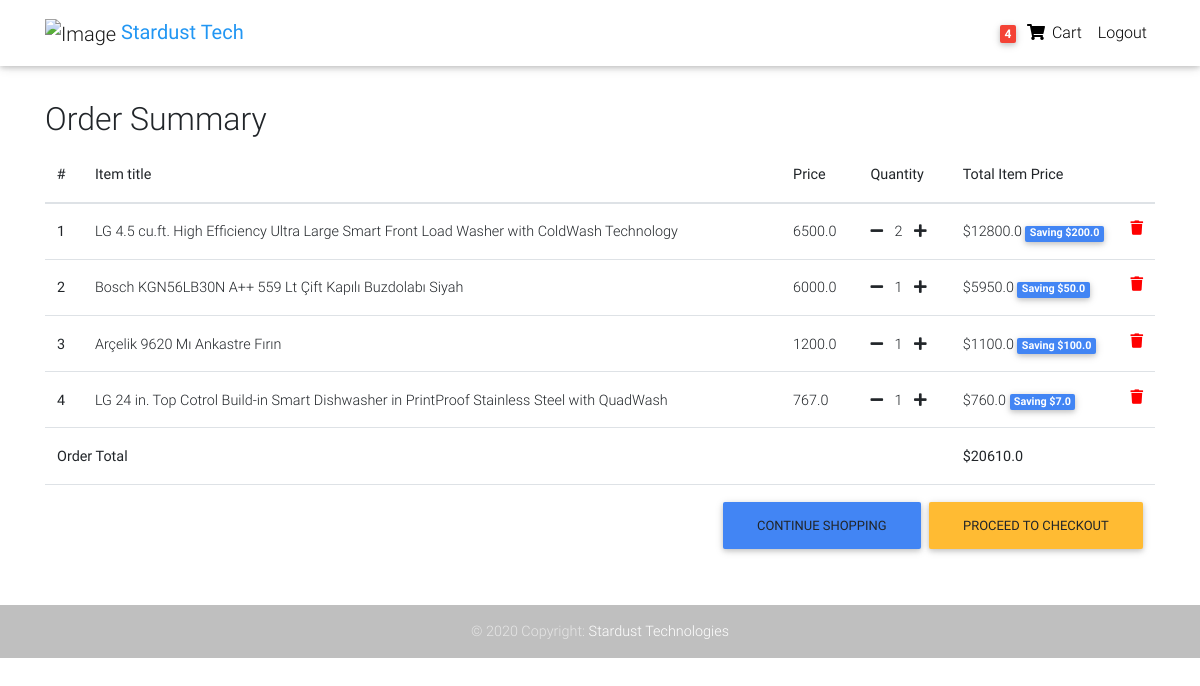
Page /order-summary/ (signed in) on the committed database.
### core/models.py (models this page shows, shortened)
class Order(models.Model):
    user = models.ForeignKey(settings.AUTH_USER_MODEL,
                             on_delete=models.CASCADE)
    ref_code = models.CharField(max_length=20, blank=True, null=True)
    items = models.ManyToManyField(OrderItem)
    start_date = models.DateTimeField(auto_now_add=True)
    ordered_date = models.DateTimeField()
    ordered = models.BooleanField(default=False)
    shipping_address = models.ForeignKey(
        'Address', related_name='shipping_address', on_delete=models.SET_NULL, blank=True, null=True)
    billing_address = models.ForeignKey(
        'Address', related_name='billing_address', on_delete=models.SET_NULL, blank=True, null=True)
    payment = models.ForeignKey(
        'Payment', on_delete=models.SET_NULL, blank=True, null=True)
    coupon = models.ForeignKey(
        'Coupon', on_delete=models.SET_NULL, blank=True, null=True)
    being_delivered = models.BooleanField(default=False)
    received = models.BooleanField(default=False)
    refund_requested = models.BooleanField(default=False)
    refund_granted = models.BooleanField(default=False)
    '''
    1. Item added to cart
    2. Adding a billing address
    (Failed checkout)
    3. Payment
    (Preprocessing, processing, packaging etc.)
    4. Being delivered
    5. Received
    6. Refunds
    '''
    def get_total(self):
        total = 0
        for order_item in self.items.all():
            total += order_item.get_final_price()
        if self.coupon:
            total -= self.coupon.amount
        return total

class OrderItem(models.Model):
    user = models.ForeignKey(settings.AUTH_USER_MODEL,
                             on_delete=models.CASCADE)
    ordered = models.BooleanField(default=False)
    item = models.ForeignKey(Item, on_delete=models.CASCADE)
    quantity = models.IntegerField(default=1)
    def get_total_item_price(self):
        return self.quantity * self.item.price
    def get_total_discount_item_price(self):
        return self.quantity * self.item.discount_price
    def get_amount_saved(self):
        return self.get_total_item_price() - self.get_total_discount_item_price()
    def get_final_price(self):
        if self.item.discount_price:
            return self.get_total_discount_item_price()
        return self.get_total_item_price()

class Item(models.Model):
    title = models.CharField(max_length=100)
    price = models.FloatField()
    discount_price = models.FloatField(blank=True, null=True)
    category = models.CharField(choices=CATEGORY_CHOICES, max_length=2)
    label = models.CharField(choices=LABEL_CHOICES, max_length=1)
    slug = models.SlugField()
    description = models.TextField()
    image = models.ImageField()
    additional_information = models.TextField()

### core/views.py (the view)
# urls.py: path('order-summary/', OrderSummaryView.as_view(), name='order-summary'),
class OrderSummaryView(LoginRequiredMixin, View):
    def get(self, *args, **kwargs):
        try:
            order = Order.objects.get(user=self.request.user, ordered=False)
            context = {
                'object': order
            }
            return render(self.request, 'order_summary.html', context)
        except ObjectDoesNotExist:
            messages.warning(self.request, "You do not have an active order")
            return redirect("/")

### core/templatetags/cart_template_tags.py (called while the page is built)
@register.filter
def cart_item_count(user):
    if user.is_authenticated:
        qs = Order.objects.filter(user=user, ordered=False)
        if qs.exists():
            return qs[0].items.count()
    return 0

### templates/order_summary.html (shortened to what this page needs)
{% extends "base.html" %}
{% block content %}
  <main>
    <div class="container">
    <div class="table-responsive text-nowrap">
    <h2>Order Summary</h2>
    <table class="table">
        <thead>
        <tr>
            <th scope="col">#</th>
            <th scope="col">Item title</th>
            <th scope="col">Price</th>
            <th scope="col">Quantity</th>
            <th scope="col">Total Item Price</th>
        </tr>
        </thead>
        <tbody>
        {% for order_item in object.items.all %}
        <tr>
            <th scope="row">{{ forloop.counter }}</th>
            <td>{{ order_item.item.title }}</td>
            <td>{{ order_item.item.price }}</td>
            <td>
                <a  href="{% url 'core:remove-single-item-from-cart' order_item.item.slug %}"><i class="needConf fas fa-minus mr-2"></i></a>
                {{ order_item.quantity }}
                <a href="{% url 'core:add-to-cart' order_item.item.slug %}"><i class="fas fa-plus ml-2"></i></a>
            </td>
            <td>
            {% if order_item.item.discount_price %}
                ${{ order_item.get_total_discount_item_price }}
                <span class="badge badge-primary">Saving ${{ order_item.get_amount_saved }}</span>
            {% else %}
                ${{ order_item.get_total_item_price }}
            {% endif %}
            <a style='color: red;' href="{% url 'core:remove-from-cart' order_item.item.slug %}">
                <i class="needConf fas fa-trash float-right"></i>
            </a>
            </td>
        </tr>
        {% endfor %}
        {% if object.get_total %}
        <tr>
            <td colspan="4"><b>Order Total</b></td>
            <td><b>${{ object.get_total }}</b></td>
        </tr>
        <tr>
            <td colspan="5">
            <a class='btn btn-warning float-right ml-2' href='/checkout/'>Proceed to checkout</a>
            <a class='btn btn-primary float-right' href='/'>Continue shopping</a>
            </td>
        </tr>
        {% endif %}
        </tbody>
    </table>
    </div>
    </div>
  </main>
{% endblock content %}

### templates/navbar.html (shortened to what this page needs)
{% load cart_template_tags %}
<nav class="navbar fixed-top navbar-expand-lg navbar-light white scrolling-navbar">
  <div class="container">
    <a class="navbar-brand" href="/ ">
      <img src="https://lh3.googleusercontent.com/jM5A3F7TGlGhAKW5xO6cKPts3td1yVBXHBimOUgMVx3xjb2ZICVgqPGfqJkCZCmzhQo" alt="Image" height="36" width="36">
      <strong class="blue-text">Stardust Tech</strong>
    </a>
    <div class="collapse navbar-collapse" id="navbarSupportedContent">
      <ul class="navbar-nav nav-flex-icons">
        {% if request.user.is_authenticated %}
        <li class="nav-item">
          <a href="{% url 'core:order-summary' %}" class="nav-link waves-effect">
            <span class="badge red z-depth-1 mr-1"> {{ request.user|cart_item_count }} </span>
            <i class="fas fa-shopping-cart"></i>
            <span class="clearfix d-none d-sm-inline-block"> Cart </span>
          </a>
        </li>
        <li class="nav-item">
          <a class="nav-link waves-effect" href="{% url 'account_logout' %}">
            <span class="clearfix d-none d-sm-inline-block"> Logout </span>
          </a>
        </li>
        {% endif %}
      </ul>
    </div>
  </div>
</nav>

### templates/base.html (style rules this page uses)
body { padding-top: 100px; }
html, body, header, .carousel { height: 100vh; }

### rows in the picture
OrderItem: item "LG 4.5 cu.ft. High Efficiency Ultra Large Smart Front Load Washer with ColdWash Technology", item.price "6500.0", quantity "2", get_total_discount_item_price "12800.0", get_amount_saved "200.0"
OrderItem: item "Bosch KGN56LB30N A++ 559 Lt Çift Kapılı Buzdolabı Siyah", item.price "6000.0", quantity "1", get_total_discount_item_price "5950.0", get_amount_saved "50.0"
OrderItem: item "Arçelik 9620 Mı Ankastre Fırın", item.price "1200.0", quantity "1", get_total_discount_item_price "1100.0", get_amount_saved "100.0"
OrderItem: item "LG 24 in. Top Cotrol Build-in Smart Dishwasher in PrintProof Stainless Steel with QuadWash", item.price "767.0", quantity "1", get_total_discount_item_price "760.0", get_amount_saved "7.0"
Order: get_total "20610.0"

### other values in the picture
{{ request.user|cart_item_count }} "4"
